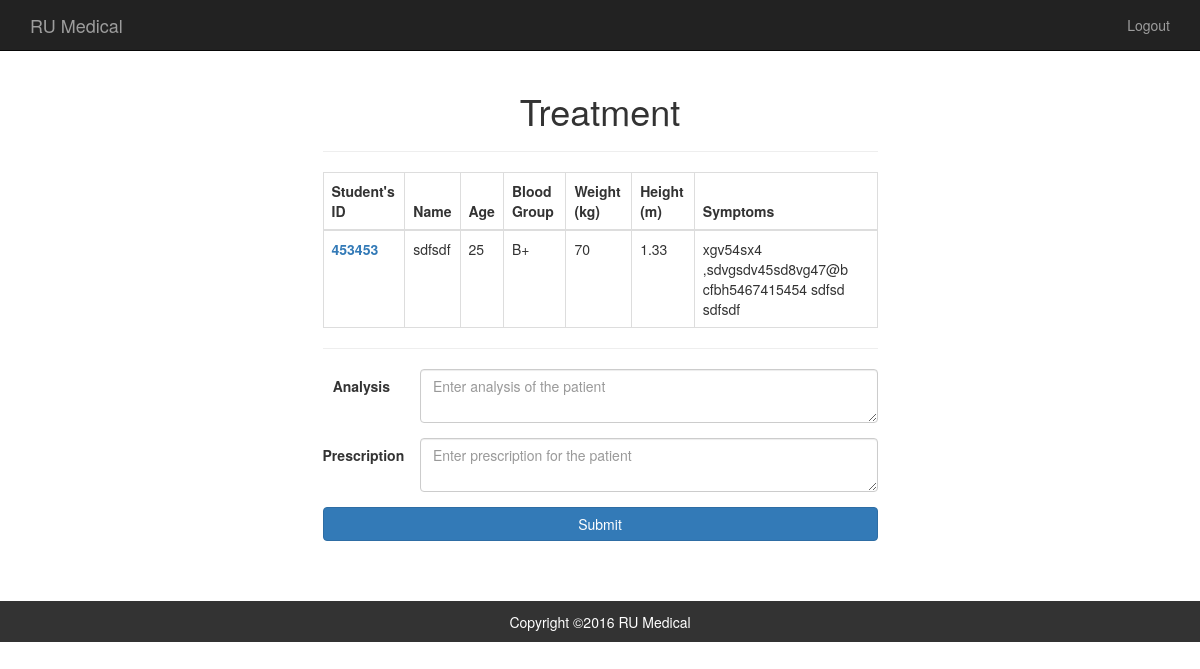
/staff_doc_patient.php?id=1 (signed in), run on the app's committed database.
### tables this page shows
CREATE TABLE IF NOT EXISTS `patients` (
  `id` int(9) NOT NULL,
  `name` text NOT NULL,
  `age` int(3) NOT NULL,
  `phone` text NOT NULL,
  `roll` text NOT NULL,
  `email` text NOT NULL,
  `dept` text NOT NULL,
  `hall` text NOT NULL,
  `blood_group` text NOT NULL,
  `weight` text NOT NULL,
  `height` text NOT NULL,
  `symptoms` text NOT NULL,
  `analysis` text NOT NULL,
  `rx` text NOT NULL,
  `doctor_id` int(5) NOT NULL,
  `status` int(2) NOT NULL,
  `status_medicine` int(2) NOT NULL
);

### staff_doc_patient.php (the view, shortened to what this page needs)
<?php
  include('header_staff.php');
	$p_id = $_REQUEST['id'];
?>
    	<div class="container">
	    	<div class="row">
		    	<div class="col-md-6 col-md-offset-3">
					<h1 class="text-center">Treatment</h1>
					<hr>
       <table class="table table-responsive table-bordered">
          <thead>
            <tr>
              <th>Student's ID</th>
              <th>Name</th>
              <th>Age</th>
              <th>Blood Group</th>
              <th>Weight (kg)</th>
              <th>Height (m)</th>
              <th>Symptoms</th>
            </tr>
          </thead>
          <tbody>
<?php
       $sql = "select * from patients where id='$p_id'";
   $result=mysql_query($sql);
    while( $row =mysql_fetch_assoc( $result )){
     $id = $row['id'];
     $roll = $row['roll'];
     $name = $row['name'];
     $age = $row['age'];
     $blood_group = $row['blood_group'];
     $weight = $row['weight'];
     $height = $row['height'];
     $symptoms = $row['symptoms'];
     echo "<td><a href=\"staff_doc_patient.php?id=$id\"><b>$roll</b></a> </td>
              <td>$name</td>
              <td>$age</td>
              <td>$blood_group</td>
              <td>$weight</td>
              <td>$height</td>
              <td>$symptoms</td>
              </tr>
          ";
    }
    ?>
          </tbody>
        </table>
					<hr>
					<form action="<?php echo $_SERVER['PHP_SELF']?>" method="post" class="form-horizontal" role="form">
					    <div class="form-group">
					      <label class="col-sm-2 control-label">Analysis</label>
					    	<div class="col-sm-10">
					        	<textarea class="form-control" name="analysis" placeholder="Enter analysis of the patient" required></textarea>
					    	</div>
					    </div>
					    <div class="form-group">
					      <label class="col-sm-2 control-label">Prescription</label>
					    	<div class="col-sm-10">
					        	<textarea class="form-control" name="rx" placeholder="Enter prescription for the patient" required></textarea>
					    	</div>
					    </div>
					    <button type="submit" name="submit" class="btn btn-primary btn-block">Submit</button>
					</form>
				</div>
			</div>
		</div>
    <?php include('footer.php') ?>
  </body>
</html>

### data on the page
patients: roll "453453", name "sdfsdf", age "25", blood_group "B+", weight "70", height "1.33", symptoms "xgv54sx4 ,sdvgsdv45sd8vg47@b cfbh5467415454 sdfsd sdfsdf"
